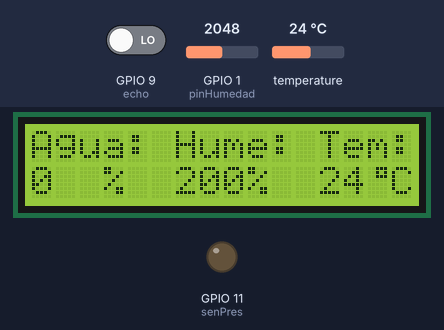
Simulated run of this sketch. Board: ESP32-S3. Parts: 16×2 character LCD, output pins drawn as LEDs (lit = HIGH). Inputs (shaded band) come from the test bench; at power-on: temperature 24 °C, GPIO 1 (pinHumedad) = 2048, GPIO 9 (echo) LOW. Pins used as bus, display or sensor lines are not drawn.

Above: at 9.3 s.
9.4 s: temperature set to 29 °C
At 11.9 s:
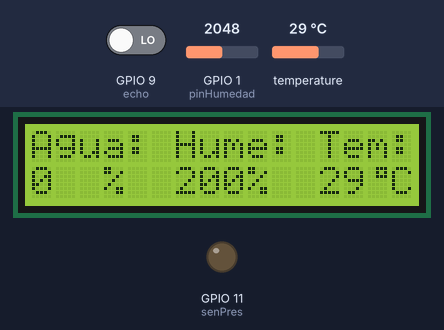
12.3 s: temperature set to 32 °C
At 16.4 s:
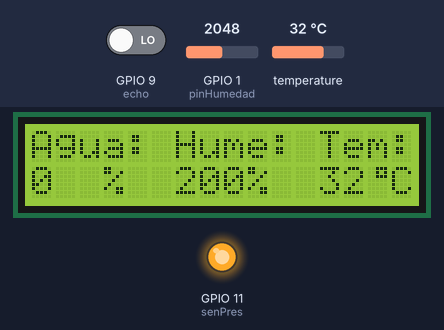
17.3 s: GPIO 1 (pinHumedad) set to 2440
At 20.8 s:
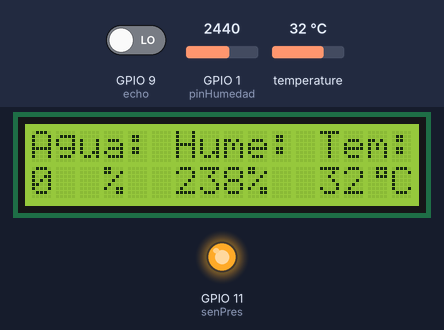
21.1 s: GPIO 1 (pinHumedad) set to 2360
23.1 s: temperature set to 12 °C
At 24.5 s:
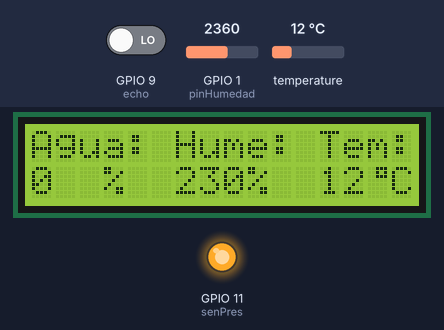
25.1 s: GPIO 1 (pinHumedad) set to 2047
At 27.0 s:
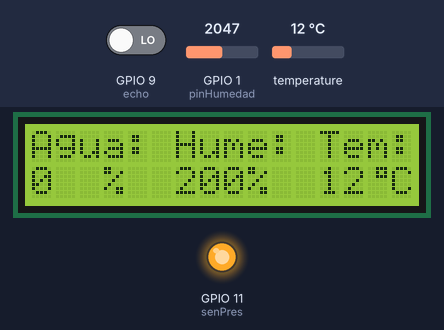
Timing chart, 0 to 28.1 s (numbered marks = the images above; inputs shaded):
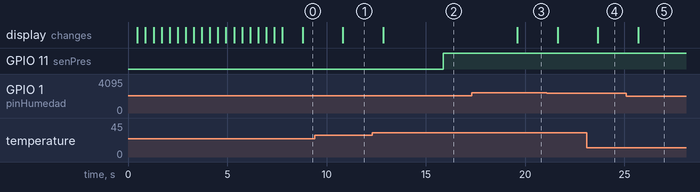

The sketch:

main.ino
```cpp
// SENSORES (INPUTS)
#include "src/INPUTS/Sproximidad/proximidad.h"
#include "src/INPUTS/Shumedad/humedad.h"
#include "src/INPUTS/Stemperatura/temperatura.h"
#include "src/INPUTS/Spresencia/presencia.h"
#include "src/INPUTS/Sboton/boton.h"

// MOTORES (OUTPUTS)
#include "src/OUTPUTS/Mservo/servoControl.h"
#include "src/OUTPUTS/Magua/agua.h"
#include "src/OUTPUTS/Mventilador/ventilador.h"

// PANTALLA LCD
#include "src/Lcd/lcd.h"

// SONIDO
#include "src/OUTPUTS/Sonido/sonido.h"

int cont = 0;

void setup()
{

    // SENSORES
    setupTemperatura();
    setupHumedad();
    setupProximidad();
    setupPresencia();
    setupBoton();

    // MOTORES
    setupServo();
    setupAgua();
    setupVentilador();

    // PANTALLA
    setupLCD();
    setupAnimacion();

    // SONIDO
    setupSonido();

    //Animacion
    desplazar_dino(400, "iniciando...");

    Serial.begin(9600);
}

void loop()
{
    // SENSORES
    int agua = distanceProx();
    int humedad = porcentageHumedad();
    int temperatura = gradosTemperatura();
    boolean detecPresen = detecPresencia();
    boolean botonActiv = botonActivado();

    // SERVO
    int anguloActu = anguloActual();

    // LCD
    sensoresLCD(agua,humedad,temperatura);

    // MOTOR AGUA
    if (humedad < 50 && agua < 15)
    {
        // ACTIVAR AGUA
        aguaActivado();
    }

    if (temperatura > 30)
    {
        if (detecPresen == true && cont < 4)
        {
            cont++;
        }

        sonidoActivado();
        // MOTOR SERVO
        if (botonActiv == true && anguloActu == 0)
        {
            // ACTIVAR SERVO 0_180
            moverServo0_180();
        }

        // MOTOR VENTILADOR
        if (cont == 4 && temperatura > 30)
        {
            // ACTIVAR VENTILADOR
            ventiActivado();
        }
    }
    else
    {
        cont = 0;
    }
    if (botonActiv == true && anguloActu == 0){
        moverServo0_180();
    }
    if (botonActiv == true && anguloActu == 180)
    {
        moverServo180_0();
    }


}
```

boton.cpp
```cpp
#include "boton.h"

int pinBoton = 2; // Pin digital donde está conectado el botón

void setupBoton()
{
    pinMode(pinBoton, INPUT); // Configurar el pin del botón como entrada
}

boolean botonActivado()
{
    int estadoPin = digitalRead(pinBoton);
    if (estadoPin == HIGH)
    {
        return true;
    }
    else
    {
        return false;
    }
}
```

boton.h
```cpp
#ifndef BOTON_H
#define BOTON_H

#include <Arduino.h>

void setupBoton();
boolean botonActivado();

#endif
```

humedad.cpp
```cpp
#include "humedad.h"

int pinHumedad = A0;

void setupHumedad()
{
    pinMode(A0, INPUT);
}

int porcentageHumedad()
{
    int sensorValue = analogRead(pinHumedad);
    int porcentage = map(sensorValue, 0, 1023, 0, 100);
    return porcentage;
}
```

humedad.h
```cpp
#ifndef HUMEDAD_H
#define HUMEDAD_H

#include <Arduino.h>

void setupHumedad();
int porcentageHumedad();

#endif
```

presencia.cpp
```cpp
#include "presencia.h"

int senPres = 11;
int activo;

void setupPresencia (){
    pinMode(senPres, OUTPUT);
}

boolean detecPresencia(){
    activo =  digitalRead(senPres);
    if(activo == HIGH){
        return true;
    }else{
        return false;
    }
}
```

presencia.h
```cpp
#ifndef PRESENCIA_H
#define PRESENCIA_H

#include <Arduino.h>

void setupPresencia();
boolean detecPresencia();

#endif
```

proximidad.cpp
```cpp
#include "proximidad.h"
// Pines a utilizar
int trigger = 8;
int echo = 9;

// Variables para la distancia
double timesecon;
long distance;
long timereturn;

void setupProximidad()
{
    // Trigger
    pinMode(trigger, OUTPUT);
    // Echo
    pinMode(echo, INPUT);
}

int distanceProx()
{
    digitalWrite(trigger, LOW);
    delay(4);
    digitalWrite(trigger, HIGH);
    delay(10);
    digitalWrite(trigger, LOW);

    timereturn = pulseIn(echo, HIGH);
    timesecon = (timereturn * 0.000001) / 2;
    distance = timesecon * 34300;

    return distance;
}
```

proximidad.h
```cpp
#ifndef PROXIMIDAD_H
#define PROXIMIDAD_H

#include <Arduino.h>

void setupProximidad();
int distanceProx();

#endif
```

temperatura.cpp
```cpp
#include "DHTesp.h"
// SENSOR DE TEMPERATURA
#define DHTPIN 10     // Pin digital al que está conectado el sensor DHT11
#define DHTTYPE DHT11 // Tipo de sensor (DHT11 para el DHT11, DHT22 para el DHT22)

DHTesp dht;

void setupTemperatura()
{
    dht.setup(DHTPIN, DHTesp::DHT11);
}
int gradosTemperatura()
{
    float temperature = dht.getTemperature();
    return temperature;
}
```

temperatura.h
```cpp
#ifndef TEMPERATURA_H
#define TEMPERATURA_H

#include <Arduino.h>
#include "DHTesp.h"
extern DHTesp dht;

void setupTemperatura();
int gradosTemperatura();

#endif
```

agua.cpp
```cpp
#include "agua.h"

int pinAgua = A2; // Pin digital donde está conectado el botón

void setupAgua()
{
    pinMode(pinAgua, OUTPUT); // Configurar el pin del botón como entrada
}

void aguaActivado()
{
    analogWrite(pinAgua, 255);
}
```

agua.h
```cpp
#ifndef AGUA_H
#define AGUA_H

#include <Arduino.h>

void setupAgua();
void aguaActivado();

#endif
```

servoControl.cpp
```cpp
#include "servoControl.h"
// Pines de conexión del servo motor
const int servoPin = 11;

// Variables para el control del servo
int angle = 0;
const int minAngle = 0;         // Ángulo mínimo del servo
const int maxAngle = 180;       // Ángulo máximo del servo
const int minPulseWidth = 544;  // Ancho de pulso mínimo (microsegundos)
const int maxPulseWidth = 2400; // Ancho de pulso máximo (microsegundos)

void setupServo()
{
  pinMode(servoPin, OUTPUT); // Configura el pin del servo como salida
}

int anguloActual(){
  return angle;
}

int moverServo0_180()
{
  // Mueve el servo desde el ángulo mínimo al máximo
  for (; angle <= maxAngle; angle++)
  {
    int pulseWidth = map(angle, minAngle, maxAngle, minPulseWidth, maxPulseWidth);
    analogWrite(servoPin, pulseWidth);
    delay(15); // Pequeña pausa para que el servo se mueva a la posición deseada
  }

  return 180;
}

int moverServo180_0()
{
  // Mueve el servo desde el ángulo máximo al mínimo
  for (; angle >= minAngle; angle--)
  {
    int pulseWidth = map(angle, minAngle, maxAngle, minPulseWidth, maxPulseWidth);
    analogWrite(servoPin, pulseWidth);
    delay(15); // Pequeña pausa para que el servo se mueva a la posición deseada
  }
  return 0;
}
```

servoControl.h
```cpp
#ifndef SERVO_CONTROL_H
#define SERVO_CONTROL_H

#include <Arduino.h>

void setupServo();
int moverServo0_180();
int moverServo180_0();
int anguloActual();

#endif
```

ventilador.cpp
```cpp
#include "ventilador.h"

int pinVenti = A3; // Pin digital donde está conectado el botón

void setupVentilador()
{
    pinMode(pinVenti, OUTPUT); // Configurar el pin del botón como entrada
}

void ventiActivado()
{
    analogWrite(pinVenti, 255);
}
```

ventilador.h
```cpp
#ifndef VENTILADOR_H
#define VENTILADOR_H

#include <Arduino.h>

void setupVentilador();
void ventiActivado();

#endif
```

sonido.cpp
```cpp
#include "sonido.h"

int pinSonido = A1; // Pin digital donde está conectado el botón

void setupSonido()
{
    pinMode(pinSonido, OUTPUT); // Configurar el pin del botón como entrada
}

void sonidoActivado()
{
    analogWrite(pinSonido, 255);
}
```

sonido.h
```cpp
#ifndef SONIDO_H
#define SONIDO_H

#include <Arduino.h>

void setupSonido();
void sonidoActivado();

#endif
```

animacion.cpp
```cpp
#include "lcd.h"

byte chardino1[8] = {
    B00000,
    B00000,
    B00000,
    B00000,
    B10000,
    B10000,
    B11000,
    B11111};

byte chardino2[8] = {
    B00000,
    B00001,
    B00001,
    B00001,
    B00001,
    B00011,
    B01111,
    B11111};
byte chardino3[8] = {
    B11111,
    B10111,
    B11111,
    B11111,
    B11100,
    B11111,
    B11100,
    B11100};
byte chardino4[8] = {
    B10000,
    B11000,
    B11000,
    B11000,
    B00000,
    B10000,
    B00000,
    B00000};
byte chardino5[8] = {
    B11111,
    B11111,
    B01111,
    B00111,
    B00011,
    B00011,
    B00010,
    B00011};
byte chardino6[8] = {
    B11111,
    B11111,
    B11111,
    B11111,
    B10110,
    B00010,
    B00010,
    B00011};

byte chardino7[8] = {
    B11111,
    B11001,
    B10000,
    B00000,
    B00000,
    B00000,
    B00000,
    B00000};

void setupAnimacion()
{
    lcd.createChar(1, chardino1);
    lcd.createChar(2, chardino2);
    lcd.createChar(3, chardino3);
    lcd.createChar(4, chardino4);
    lcd.createChar(5, chardino5);
    lcd.createChar(6, chardino6);
    lcd.createChar(7, chardino7);
}

void desplazar_dino(int retarder, char *mesage)
{

    for (int a = 0; a <= 18; a++)
    {

        if (a >= 3)
        {
            lcd.setCursor(a - 3, 0);
            lcd.write(1);
        }
        if (a >= 2)
        {
            lcd.setCursor(a - 2, 0);
            lcd.write(2);
        }
        if (a >= 1)
        {
            lcd.setCursor(a - 1, 0);
            lcd.write(3);
        }
        lcd.setCursor(a, 0);
        lcd.write(4);
        lcd.print(mesage);

        if (a >= 3)
        {
            lcd.setCursor(a - 3, 1);
            lcd.write(5);
        }
        if (a >= 2)
        {
            lcd.setCursor(a - 2, 1);
            lcd.write(6);
        }
        if (a >= 1)
        {
            lcd.setCursor(a - 1, 1);
            lcd.write(7);
        }

        delay(retarder);
        lcd.clear();
    }
}
```

lcd.cpp
```cpp
#include "lcd.h"

LiquidCrystal lcd(7, 6, 5, 4, 3, 2);

byte degreeSymbol[8] = {
    B00111,
    B00101,
    B00111,
    B00000,
    B00000,
    B00000,
    B00000,
    B00000};

void setupLCD()
{
  lcd.begin(16, 2);
  lcd.createChar(0, degreeSymbol);
}

void sensoresLCD(int agua, int humedad, int temperatura)
{

  lcd.setCursor(0, 0);
  lcd.print("Agua: Hume: Tem:");
  lcd.setCursor(0, 1);
  lcd.print("   %     %    ");
  lcd.write(byte(0));
  lcd.print("C");
  lcd.setCursor(0, 1);
  lcd.print("   ");
  lcd.setCursor(0, 1);
  lcd.print(agua);
  lcd.setCursor(6, 1);
  lcd.print("   ");
  lcd.setCursor(6, 1);
  lcd.print(humedad);
  lcd.setCursor(12, 1);
  lcd.print("  ");
  lcd.setCursor(12, 1);
  lcd.print(temperatura);

  delay(1000);
}
```

lcd.h
```cpp
#ifndef LCD_FUNCTIONS_H
#define LCD_FUNCTIONS_H

#include <Arduino.h>
#include "LiquidCrystal.h"

extern LiquidCrystal lcd;

void setupLCD();
void sensoresLCD(int agua, int humedad, int temperatura);

void setupAnimacion();
void desplazar_dino(int retarder, char *mesage);

#endif
```

Measured:
- the behaviour switches between 30 and 31 °C on temperature (found by bisection; images 1 and 2)
- after the input at 9.4 s, the display: changes after 1.4 s (image 1)
- after the input at 12.3 s, GPIO 11 (senPres): LOW → HIGH after 3.6 s; the display: changes after 0.54 s (image 2)
- after the input at 17.3 s, the display: changes after 2.3 s (image 3)
- after the input at 23.1 s, the display: changes after 0.56 s (image 4)
- after the input at 25.1 s, the display: changes after 0.59 s (image 5)
